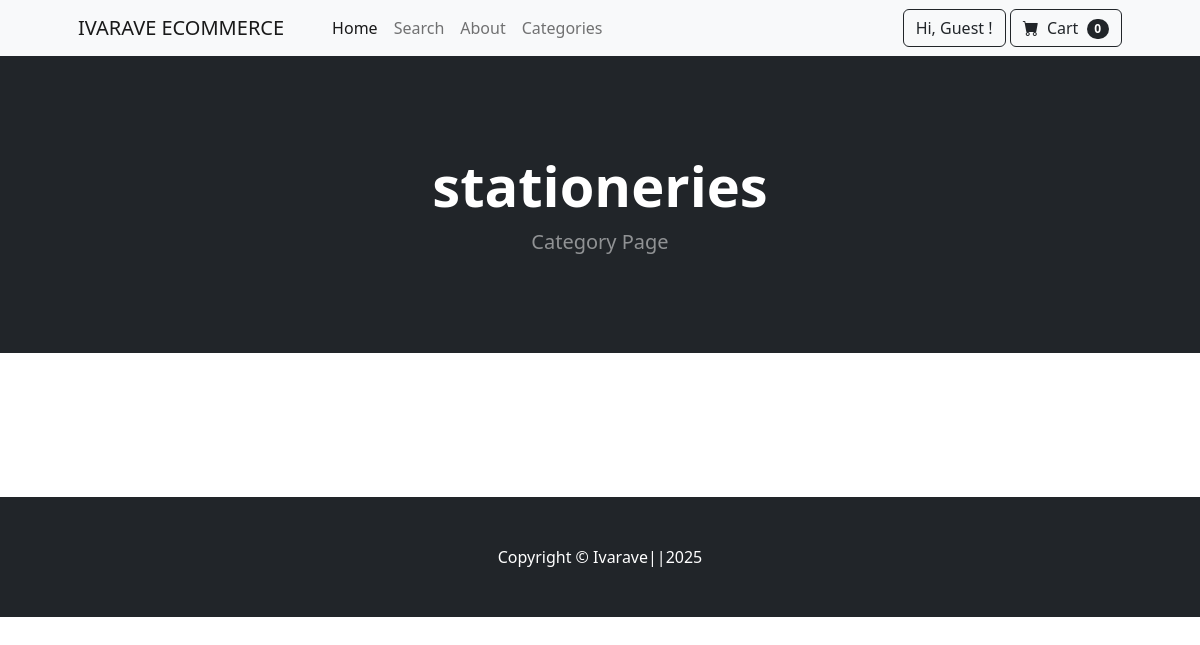
Page /category/stationeries on the earlier database version.
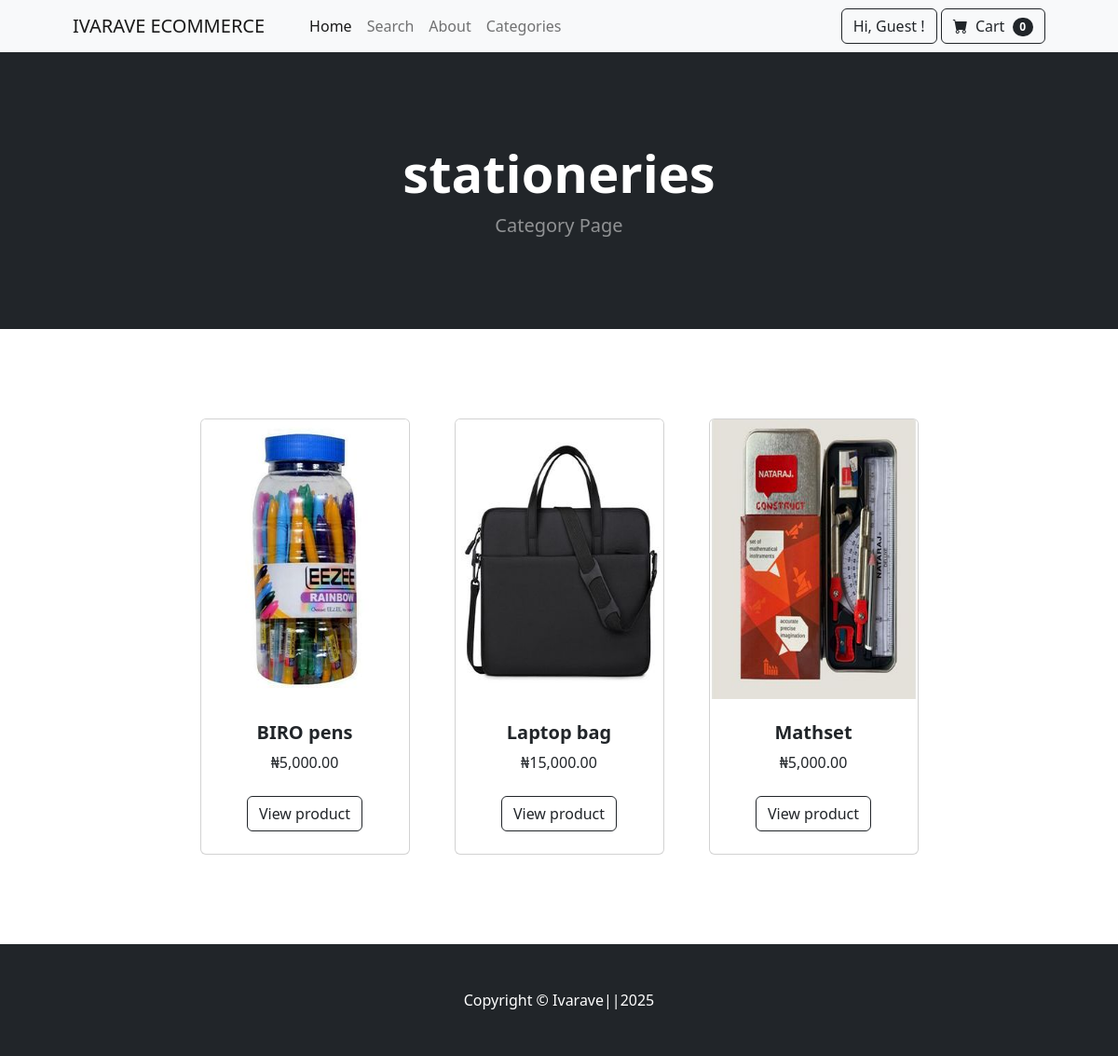
Same page on the later database version.
### store/models.py (models this page shows, shortened)
class Category(models.Model):
    name = models.CharField(max_length=100)
    def __str__(self):
        return self.name
    class Meta:
        verbose_name_plural = "Categories"

class Product(models.Model):
    name = models.CharField(max_length=100)
    price = models.DecimalField(max_digits=10, decimal_places=2, default=0.00)
    description = models.CharField(max_length=100, default="", blank=True, null=True)
    category = models.ForeignKey(Category, on_delete=models.CASCADE,default =1)
    image = models.ImageField(upload_to='uploads/product/')
    is_sale = models.BooleanField(default=False)
    sale_price = models.CharField(max_length=100, default="0", blank=True, null=True)

### store/views.py (the view)
# urls.py: path('category/<str:foo>', views.category, name='category'),
def category(request, foo):
	foo = foo.replace('-', ' ')
	try:
		category = Category.objects.get(name=foo)
		products = Product.objects.filter(category=category)
		return render(request, 'category.html', {'products':products, 'category':category})
	except:
		messages.success(request, ("That Category Doesn't Exist..."))
		return redirect('home')

### cart/cart.py (called while the page is built)
    def __len__(self):
        return len(self.cart)

### cart/context_processors.py (called while the page is built)
def cart(request):
    return {'cart': Cart(request)}

### store/templates/category.html
{% extends 'base.html' %}
{% load humanize %}
{% block content %}
        <header class="bg-dark py-5">
            <div class="container px-4 px-lg-5 my-5">
                <div class="text-center text-white">
                    <h1 class="display-4 fw-bolder">{{ category }}</h1>
                    <p class="lead fw-normal text-white-50 mb-0">Category Page</p>
                </div>
            </div>
        </header>
        <section class="py-5">
            <div class="container px-4 px-lg-5 mt-5">
                <div class="row gx-4 gx-lg-5 row-cols-2 row-cols-md-3 row-cols-xl-4 justify-content-center">
                    {% for product in products %}
                        {% if product.is_sale %}
                        <div class="col mb-5">
                        <div class="card h-100">
                            <div class="badge bg-dark text-white position-absolute" style="top: 0.5rem; right: 0.5rem">Sale</div>
                            <img class="card-img-top" src="{{product.image.url}} "   width="300" height="300"alt="..." />
                            <div class="card-body p-4">
                                <div class="text-center">
                                    <h5 class="fw-bolder">{{product.name}}</h5>
                                    <strike>
                                        ₦{{product.price|intcomma}}
                                    </strike>
                                    <br>
                                    ₦{{product.sale_price|intcomma}}
                                </div>
                            </div>
                            <div class="card-footer p-4 pt-0 border-top-0 bg-transparent">
                                <div class="text-center"><a class="btn btn-outline-dark mt-auto" href="{% url 'product' product.id %}">View product</a></div>
                            </div>
                        </div>
                    </div>
                        {% else %}
                    <div class="col mb-5">
                        <div class="card h-100">
                            <img class="card-img-top" src="{{product.image.url}} "   width="300" height="300"alt="..." />
                            <div class="card-body p-4">
                                <div class="text-center">
                                    <h5 class="fw-bolder">{{product.name}}</h5>
                                    ₦{{product.price|intcomma}}
                                </div>
                            </div>
                            <div class="card-footer p-4 pt-0 border-top-0 bg-transparent">
                                <div class="text-center"><a class="btn btn-outline-dark mt-auto" href="{% url 'product' product.id %}">View product</a></div>
                            </div>
                        </div>
                    </div>
                        {% endif %}
                    {% endfor %}
                </div>
            </div>
        </section>
{% endblock %}

### store/templates/base.html (shortened to what this page needs)
{% load static %}
<!DOCTYPE html>
<html lang="en">
    <head>
        <link href="https://cdn.jsdelivr.net/npm/bootstrap-icons@1.5.0/font/bootstrap-icons.css" rel="stylesheet" />
        <link href="{% static 'css/styles.css' %}" rel="stylesheet" />
    </head>
    <body>
        {% include 'navbar.html' %}
        {% block content %}
        {% endblock %}
        <footer class="py-5 bg-dark">
            <div class="container"><p class="m-0 text-center text-white">Copyright &copy; Ivarave||2025</p>
            </div>
        </footer>
    </body>
</html>

### store/templates/navbar.html (shortened to what this page needs)
<nav class="navbar navbar-expand-lg navbar-light bg-light">
    <div class="container px-4 px-lg-5">
        <a class="navbar-brand" href="{% url 'home' %}">IVARAVE ECOMMERCE</a>
        <div class="collapse navbar-collapse" id="navbarSupportedContent">
            <ul class="navbar-nav me-auto mb-2 mb-lg-0 ms-lg-4">
                <li class="nav-item"><a class="nav-link active" aria-current="page" href="{% url 'home' %}">Home</a></li>
                <li class="nav-item"><a class="nav-link" href="{% url 'search' %}">Search</a></li>
                <li class="nav-item"><a class="nav-link" href="{% url 'about' %}">About</a></li>
                <li class="nav-item"><a class="nav-link" href="{% url 'category_summary' %}">Categories</a></li>
                {% if user.is_authenticated %}
                    {% if user.is_superuser %}
                    <li class="nav-item dropdown">
                    <a class="nav-link dropdown-toggle" id="navbarDropdown" href="#" role="button" data-bs-toggle="dropdown" aria-expanded="false">Orders</a>
                    <ul class="dropdown-menu" aria-labelledby="navbarDropdown">
                        <li><a class="dropdown-item" href="{% url 'shipped_dash'  %}">Shipped Orders</a></li>
                        <li><a class="dropdown-item" href="{% url 'not_shipped_dash' %}">Unshipped Orders </a></li>
                    </ul>
                    </li>
                    {% endif %}
            </ul>
            <form class="d-flex">
                <a  href = "{% url 'profile' %} "class="btn btn-outline-dark" type="submit" >
                    Hi, {{ user.username }} !
                    <span class="badge bg-dark text-white ms-1 rounded-pill"></span>
                </a>
                &nbsp;
                {% else %}
            </ul>
            <form class="d-flex">
                <a  href = "{% url 'profile' %} "class="btn btn-outline-dark" type="submit" >
                    Hi, Guest !
                </a>
                {% endif %}
                <a href="{% url 'cart_summary' %}" class="btn btn-outline-dark">
                    <i class="bi-cart-fill me-1"></i>
                    Cart
                    <span class="badge bg-dark text-white ms-1 rounded-pill" id ="cart_quantity">{{ cart|length }}</span>
                </a>
            </form>
        </div>
    </div>
</nav>

Differences in the rows shown:
added Product: image (picture), name "BIRO pens", price "5,000.00"
added Product: image (picture), name "Laptop bag", price "15,000.00"
added Product: image (picture), name "Mathset", price "5,000.00"
